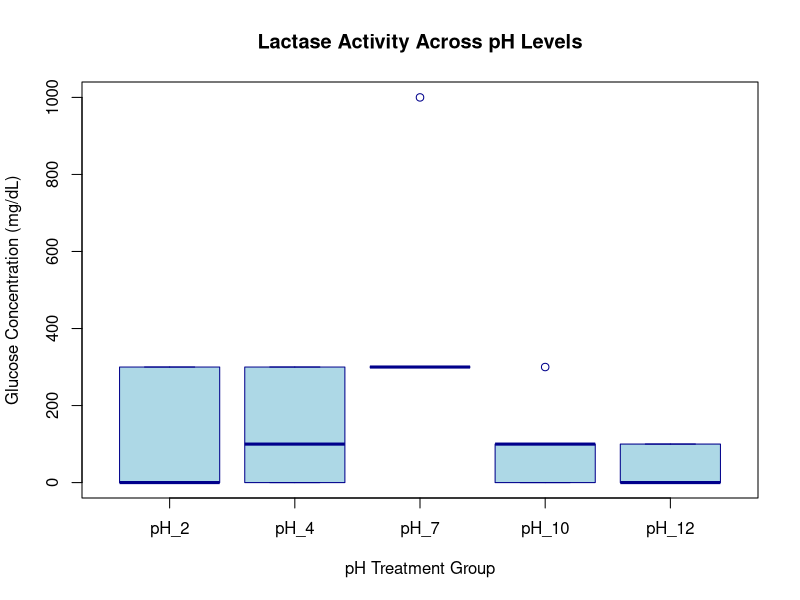

Generate this figure with R:
# 1. Create the dataset
# We will use the 'Closest Reference' (Glucose mg/dL) as our dependent variable
# based on the matching results from the previous step.

ph_levels <- factor(c(rep("pH_2", 5), rep("pH_4", 5), rep("pH_7", 5), rep("pH_10", 5), rep("pH_12", 5)),
                    levels = c("pH_2", "pH_4", "pH_7", "pH_10", "pH_12"))

# These are the glucose values (mg/dL) identified by our distance calculations
glucose_values <- c(300, 300, 0, 0, 0,        # pH 2
                    100, 300, 0, 300, 0,      # pH 4
                    300, 1000, 300, 300, 300, # pH 7
                    0, 100, 100, 300, 0,      # pH 10
                    100, 100, 0, 0, 0)        # pH 12

lab_data <- data.frame(pH = ph_levels, Glucose = glucose_values)

# 2. Perform the One-Way ANOVA
anova_results <- aov(Glucose ~ pH, data = lab_data)

# 3. View the summary table
# Look for the 'Pr(>F)' value. If it is < 0.05, your results are significant.
summary(anova_results)

# 4. Perform Tukey's HSD Post-Hoc Test
# This tells you exactly WHICH groups are significantly different from each other.
tukey_test <- TukeyHSD(anova_results)
print(tukey_test)

# 5. Visualize the data with a Boxplot
boxplot(Glucose ~ pH, data = lab_data,
        main = "Lactase Activity Across pH Levels",
        xlab = "pH Treatment Group",
        ylab = "Glucose Concentration (mg/dL)",
        col = "lightblue",
        border = "darkblue")
